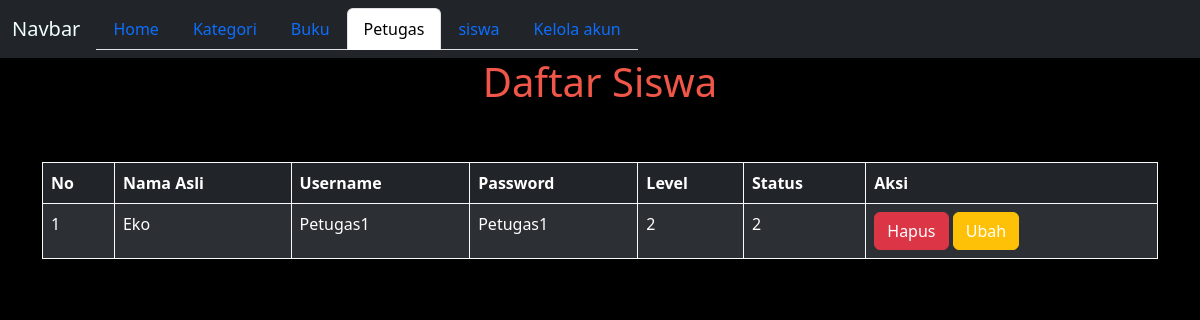
Screenshot of /DPet.php with the database file from the repository.
### tables this page shows
CREATE TABLE `masuk` (
  `ID` int(11) NOT NULL,
  `Name` varchar(255) NOT NULL,
  `Username` varchar(50) NOT NULL,
  `Password` varchar(255) NOT NULL,
  `Level` int(11) NOT NULL,
  `Status` int(11) NOT NULL
);

### config/app.php (called while the page is built, shortened)
<?php
    include ("koneksi.php");
    function select($query){
        global $db;
        $result = mysqli_query($db, $query);
        $rows = [];
        while($row = mysqli_fetch_assoc($result)){
        $rows[] = $row;
    }
    return $rows;
}

### DPet.php (the view, shortened to what this page needs)
<?php
    $data_masuk = select("SELECT * FROM masuk WHERE Level= 2");
?>
<!DOCTYPE html>
<html lang="en">
<head>
    <link rel="stylesheet" href="node_modules\bootstrap\dist\css\bootstrap.css">
</head>
<body style="background-color:black;">
<nav class="navbar navbar-expand-lg navbar-light bg-dark">
  <div class="container-fluid">
    <a class="navbar-brand" href="admin.php" style="color: azure;">Navbar</a>
    <div class="collapse navbar-collapse" id="navbarNav">
      <ul class="nav nav-tabs">
        <li class="nav-item">
          <a class="nav-link" aria-current="page" href="admin.php">Home</a>
        </li>
        <li class="nav-item">
          <a class="nav-link" href="Kategori.php">Kategori</a>
        </li>
        <li class="nav-item">
          <a class="nav-link" href="Buk.php">Buku</a>
        </li>
        <li class="nav-item">
          <a class="nav-link active" href="DPet.php">Petugas</a>
        </li>
        <li class="nav-item">
          <a class="nav-link" href="DSis.php">siswa</a>
        </li>
        <li class="nav-item">
          <a class="nav-link" href="Dmem.php">Kelola akun</a>
        </li>
      </ul>
    </div>
</nav>
<div class="container">
        <h1 class="text-center" style="color: #f15748 ;">Daftar Siswa</h1>
        <br><br>
        <table class="table table-dark table-striped table-bordered border-light">
        <thead>
                <tr>
                    <th>No</th>
                    <th>Nama Asli</th>
                    <th>Username</th>
                    <th>Password</th>
                    <th>Level</th>
                    <th>Status</th>
                    <th>Aksi</th>
                </tr>
            </thead>
            <tbody>
                <?php $no = 1; ?>
                <?php foreach ($data_masuk as $masuk) :?>
                    <tr>
                        <td><?= $no++;?></td>
                        <td><?= $masuk['Name'];?></td>
                        <td><?= $masuk['Username'];?></td>
                        <td><?= $masuk['Password'];?></td>
                        <td><?= $masuk['Level'];?></td>
                        <td><?= $masuk['Status'];?></td>
                        <td>
                        <button type="button" class="btn btn-danger"><a href="hapususerP.php?id=<?=$masuk['ID']; ?>" onclick="return confirm('Yakin ingin menghapus produk ini?')" style="text-decoration: none; color: white;">Hapus</a></button>
                        <button type="button" class="btn btn-warning"><a href="ubahuserP.php?ID=<?=$masuk['ID']; ?>" style="text-decoration: none; color: white;">Ubah</a></button>
                        </td>
                    </tr>
                <?php endforeach;?>
            </tbody>
        </table>
</div>
</body>
</html>

### rows the page displays
masuk: Name "Eko", Username "Petugas1", Password "Petugas1", Level "2", Status "2"
